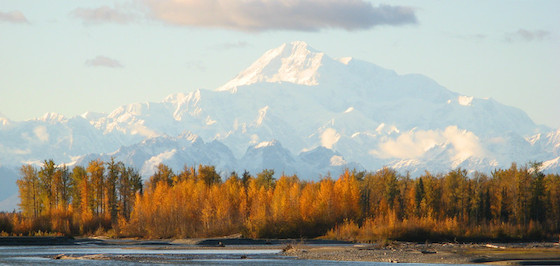
#> input picture images/denali-talkeetna-560w.jpg, 560 x 266 px
$ python -i pencilSketch.py   (imports and definitions only)   (older library calls are emulated)
#> lines starting #> are read from the running program, lines starting #| are printed output that depends on the picture
import cv2


def sobel(img):
    '''
    Detects edges using sobel kernel
    '''
    opImgx = cv2.Sobel(img, cv2.CV_8U, 0, 1, ksize=3)  # detects horizontal edges
    opImgy = cv2.Sobel(img, cv2.CV_8U, 1, 0, ksize=3)  # detects vertical edges
    # combine both edges
    return cv2.bitwise_or(opImgx, opImgy)  # does a bitwise OR of pixel values at each pixel


def my_pencilSketch(image_path):
    # Blur it to remove noise
#> called with image_path = '../images/denali-talkeetna-560w.jpg'
    img = cv2.imread(image_path, 0)
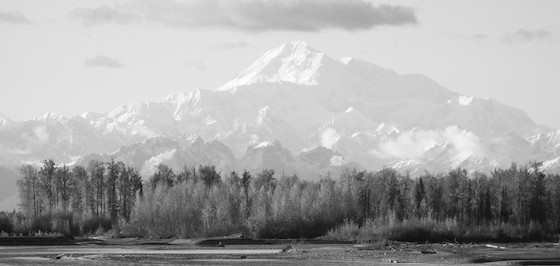
#> img: shape (266, 560); min 0, max 255, mean 166.4
    img = cv2.GaussianBlur(img, (3, 3), 0)

    # make a negative image
    inverseImage = 255 - img
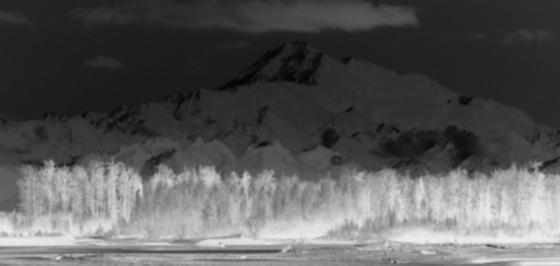
#> inverseImage: shape (266, 560); min 2, max 239, mean 88.6

    # Detect edges from the input image and its negative
    edgImg0 = sobel(img)
#> in sobel, `return cv2.bitwise_or(opImgx, opImgy)`:
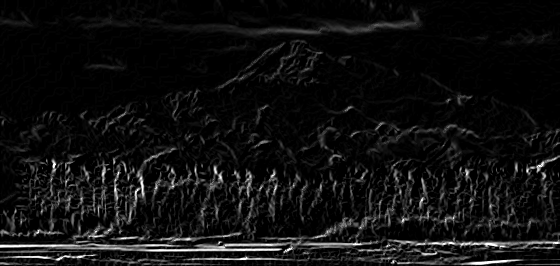
#> returned value: shape (266, 560); min 0, max 255, mean 15.8
    edgImg1 = sobel(inverseImage)
#> in sobel (call 2), `opImgy = cv2.Sobel(img, cv2.CV_8U, 1, 0, ksize=3)`:
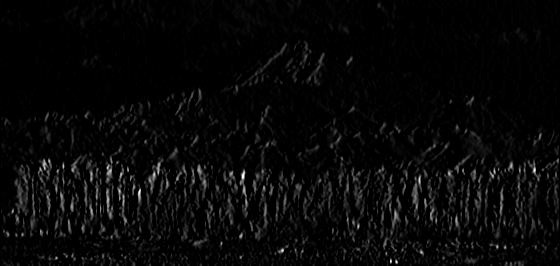
#> opImgy: shape (266, 560); min 0, max 255, mean 7.7
#> in sobel (call 2), `return cv2.bitwise_or(opImgx, opImgy)`:
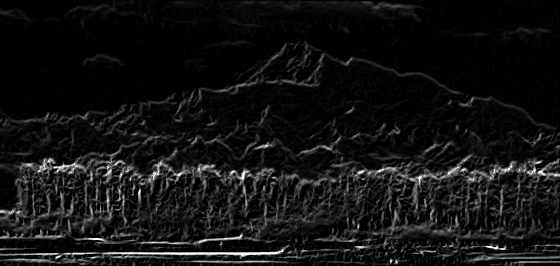
#> returned value: shape (266, 560); min 0, max 255, mean 18.5
    edgImg = cv2.addWeighted(edgImg0, 1, edgImg1, 1, 0)  # different weights can be tried too
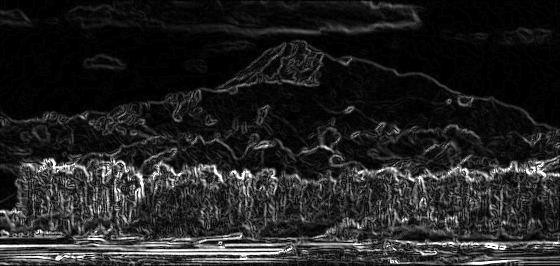
#> edgImg: shape (266, 560); min 0, max 255, mean 34.2

    # Invert the image back
    pencilImage = 255 - edgImg
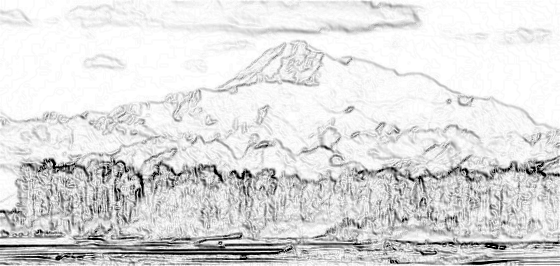
#> pencilImage: shape (266, 560); min 0, max 255, mean 220.8
    pencilImage = cv2.cvtColor(pencilImage, cv2.COLOR_BGR2RGB)
#> pencilImage: shape (266, 560, 3)
    return pencilImage

>>> result = my_pencilSketch('../images/denali-talkeetna-560w.jpg')

$ run again, on images/iris.jpg
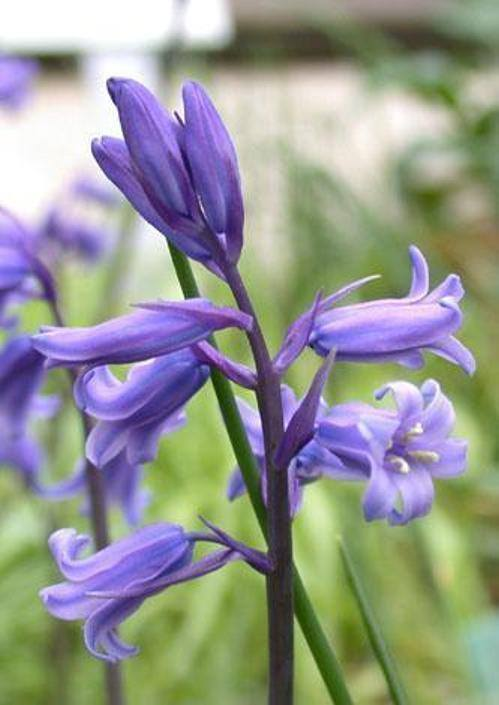
#> input picture images/iris.jpg, 499 x 705 px
#> in my_pencilSketch, `edgImg = cv2.addWeighted(edgImg0, 1, edgImg1, 1, 0)`:
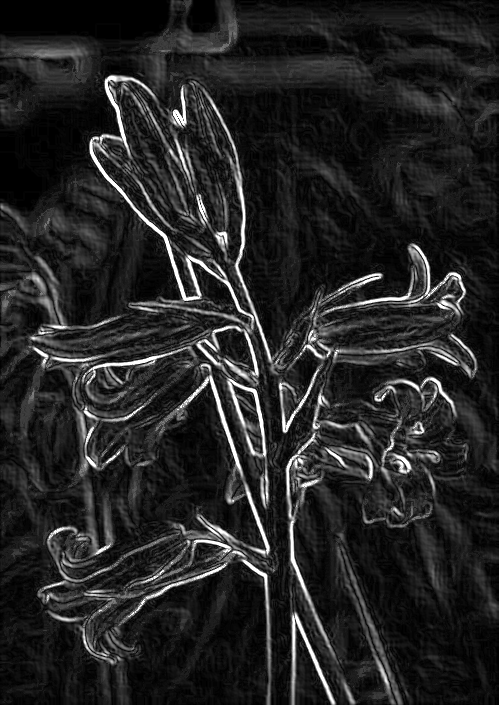
#> edgImg: shape (705, 499); min 0, max 255, mean 36.9
#> in my_pencilSketch, `pencilImage = 255 - edgImg`:
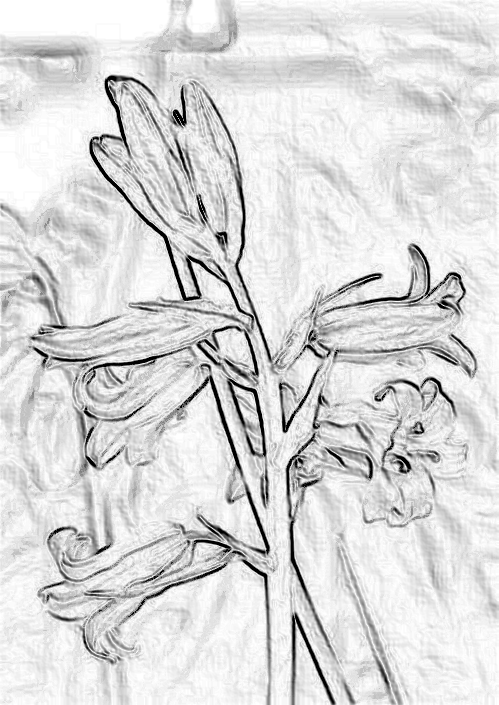
#> pencilImage: shape (705, 499); min 0, max 255, mean 218.1
